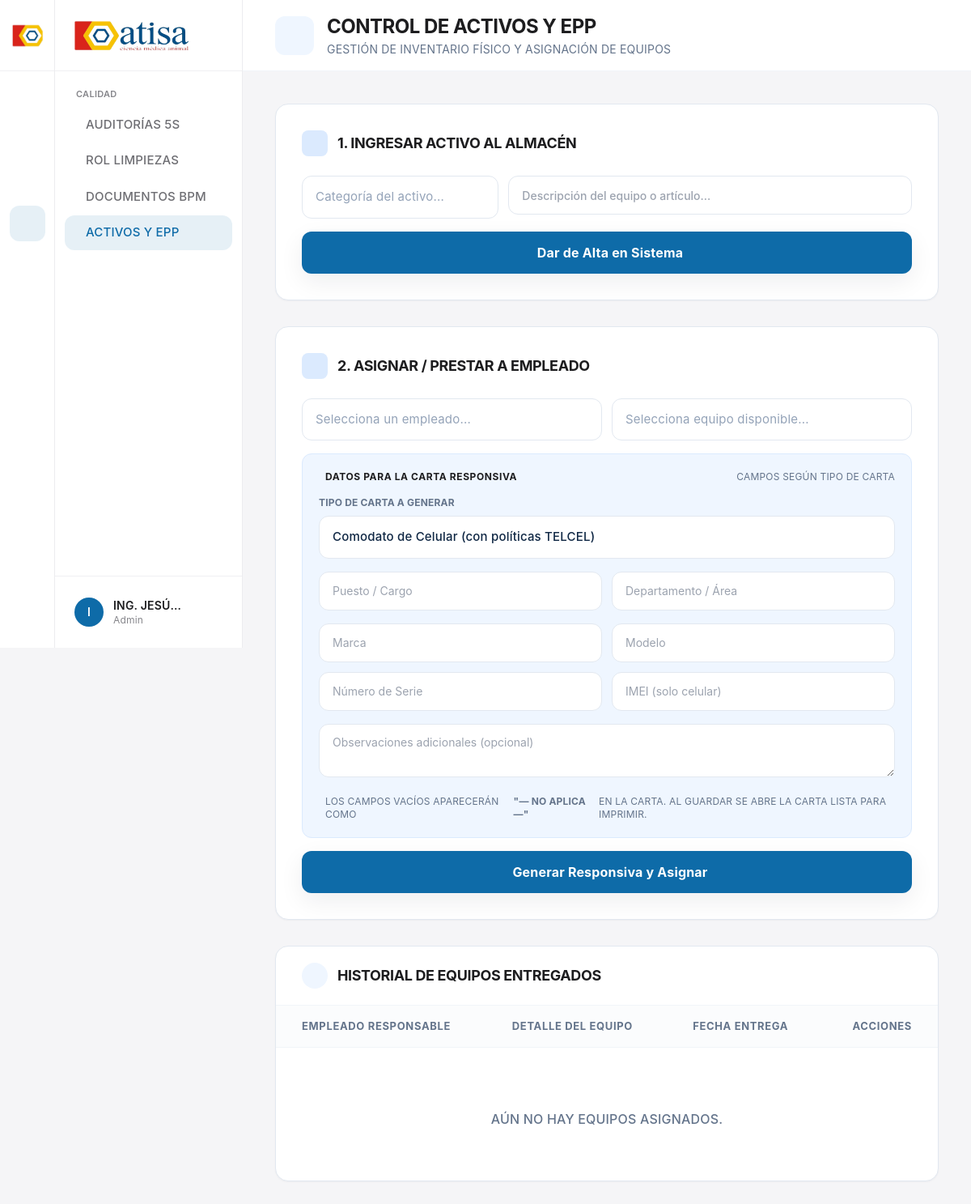
/activos (signed in), run on an earlier commit of the app's database.
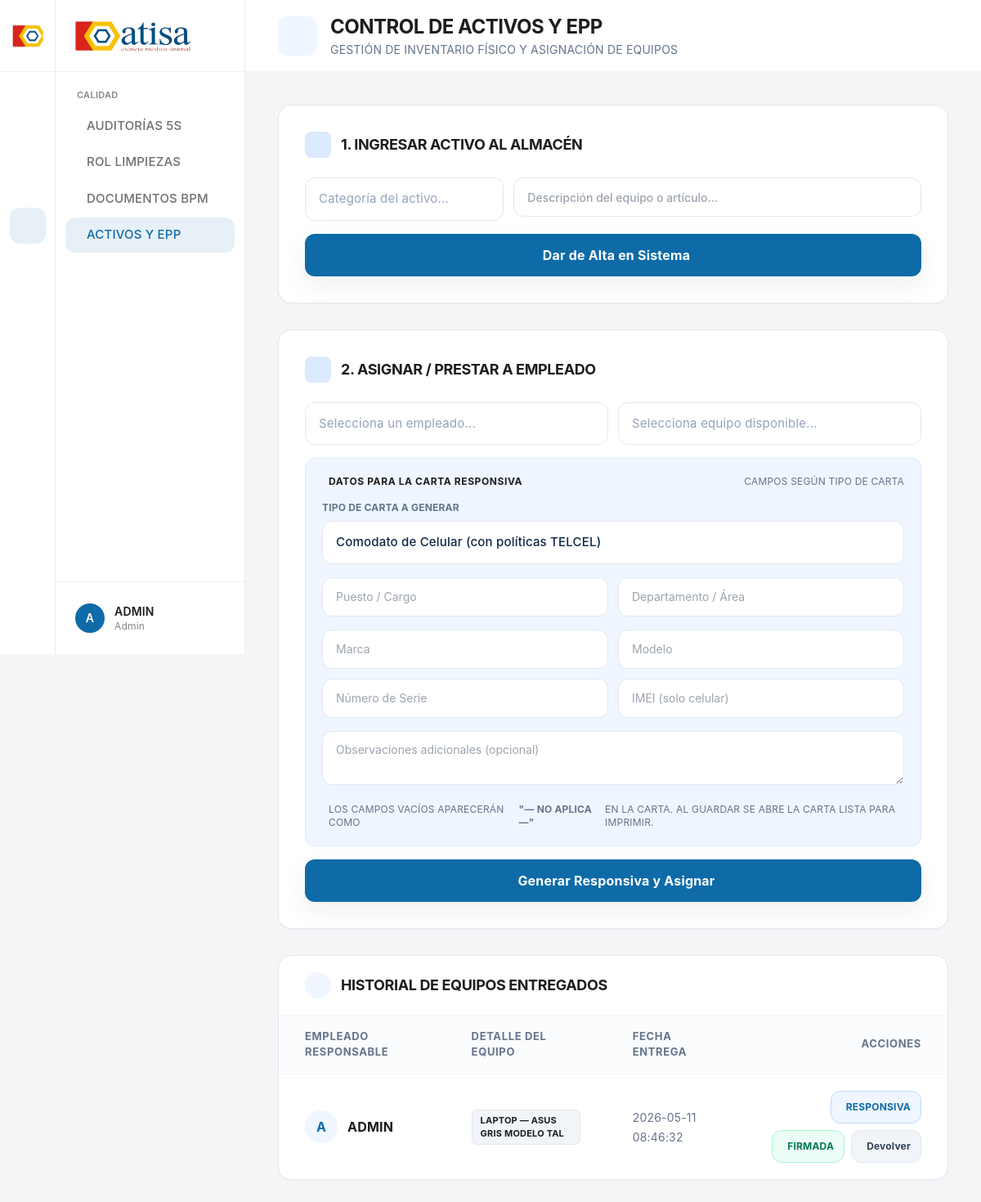
And on a later commit of the database.
### tables this page shows
CREATE TABLE usuarios (
            id INTEGER PRIMARY KEY AUTOINCREMENT,
            numero_empleado TEXT UNIQUE NOT NULL,
            nombre_completo TEXT NOT NULL,
            username TEXT UNIQUE NOT NULL,
            password_hash TEXT NOT NULL,
            rol TEXT NOT NULL,
            estatus INTEGER DEFAULT 1
        , puesto TEXT, area TEXT, cumpleanos TEXT, talla_calzado TEXT, fecha_ingreso TEXT);

CREATE TABLE asignaciones_activos (
            id INTEGER PRIMARY KEY AUTOINCREMENT,
            numero_empleado TEXT NOT NULL,
            activo_id INTEGER NOT NULL,
            fecha_prestamo DATETIME DEFAULT (datetime('now', 'localtime')),
            ruta_contrato TEXT,
            estatus TEXT DEFAULT 'Activo', puesto TEXT, area TEXT, marca TEXT, modelo TEXT, no_serie TEXT, observaciones TEXT, tipo_responsiva TEXT, firmada INTEGER DEFAULT 0, imei TEXT, placa TEXT, color TEXT, talla TEXT,
            FOREIGN KEY(numero_empleado) REFERENCES usuarios(numero_empleado),
            FOREIGN KEY(activo_id) REFERENCES inventario_activos(id)
        );

CREATE TABLE inventario_activos (
            id INTEGER PRIMARY KEY AUTOINCREMENT,
            categoria TEXT NOT NULL,
            descripcion TEXT NOT NULL,
            estatus TEXT DEFAULT 'Disponible'
        );

### erp.py (the view)
@app.route('/activos')
@login_required
@requiere_modulo('activos')
def activos():
    conn = get_db_connection()
    inventario = conn.execute('SELECT * FROM inventario_activos').fetchall()
    asignaciones = conn.execute('''
        SELECT a.id, u.nombre_completo, i.categoria, i.descripcion,
               a.fecha_prestamo, a.ruta_contrato, a.firmada, a.tipo_responsiva,
               a.puesto, a.area
        FROM asignaciones_activos a
        JOIN usuarios u ON a.numero_empleado = u.numero_empleado
        JOIN inventario_activos i ON a.activo_id = i.id
        WHERE a.estatus = 'Activo'
        ORDER BY a.id DESC
    ''').fetchall()
    empleados = conn.execute("SELECT * FROM usuarios WHERE estatus = 1 ORDER BY nombre_completo").fetchall()
    conn.close()
    return render_page('activos.html', inventario=inventario, asignaciones=asignaciones, empleados=empleados)

### erp.py (called while the page is built)
def render_page(template, **context):
    layout = '_partial.html' if request.headers.get('HX-Request') else 'base.html'
    return render_template(template, _layout=layout, **context)

def construir_nav(rol):
    arbol = []
    for d in NAV_DEPARTAMENTOS:
        mods = [m for m in d['modulos'] if rol in PERMISOS.get(m[0][1:], [])]
        es_roadmap = len(d['modulos']) == 0
        if mods or (es_roadmap and rol == 'admin'):
            arbol.append({**d, 'modulos_visibles': mods, 'es_roadmap': es_roadmap})
    return arbol

@app.context_processor
def inject_globals():
    return {
        'EMPRESA_NOMBRE': EMPRESA_NOMBRE,
        'EMPRESA_CIUDAD': EMPRESA_CIUDAD,
        'tailwind_estatico': os.path.exists(os.path.join(app.static_folder, 'css', 'tailwind.css')),
        'permisos': PERMISOS,
        'nav_visible': construir_nav(session.get('rol')),
    }

@app.teardown_appcontext
def _cerrar_conexiones_db(exc):
    conns = g.pop('_db_conns', None)
    if conns:
        for c in conns:
            try:
                c.close()
            except Exception:
                pass

### templates/activos.html (shortened to what the changed rows need)
{% extends _layout|default("base.html") %}
{% block content %}
<div class="flex flex-col min-h-screen bg-[#f5f5f7]">
    <header class="bg-white border-b border-slate-100 px-10 h-[88px] flex items-center justify-between sticky top-0 z-40">
        <div class="flex items-center gap-4">
            <div>
                <h1 class="text-[#1d1d1f] text-2xl font-bold">Control de Activos y EPP</h1>
            </div>
        </div>
    </header>
    <div class="flex-1 p-10 space-y-8">
        <div class="grid grid-cols-1 xl:grid-cols-2 gap-8">
            <div class="bg-white p-8 rounded-2xl shadow-sm border border-slate-200">
                <div class="flex items-center gap-3 mb-6">
                    <h2 class="text-lg font-bold text-[#1d1d1f]">1. Ingresar Activo al Almacén</h2>
                </div>
            </div>
            <div class="bg-white p-8 rounded-2xl shadow-sm border border-slate-200">
                <div class="flex items-center gap-3 mb-6">
                    <h2 class="text-lg font-bold text-[#1d1d1f]">2. Asignar / Prestar a Empleado</h2>
                </div>
            </div>
        </div>
        <div class="bg-white rounded-2xl shadow-sm border border-slate-200 overflow-hidden">
            <div class="overflow-x-auto">
                <table class="w-full text-left">
                    <thead class="bg-slate-50/50 border-b border-slate-100">
                        <tr>
                            <th class="px-8 py-4 text-slate-500 text-[13px] font-bold uppercase tracking-wider">Empleado Responsable</th>
                            <th class="px-8 py-4 text-slate-500 text-[13px] font-bold uppercase tracking-wider">Detalle del Equipo</th>
                            <th class="px-8 py-4 text-slate-500 text-[13px] font-bold uppercase tracking-wider">Fecha Entrega</th>
                            <th class="px-8 py-4 text-slate-500 text-[13px] font-bold uppercase tracking-wider text-right">Acciones</th>
                        </tr>
                    </thead>
                    <tbody class="divide-y divide-slate-100">
                        {% for asig in asignaciones %}
                        <tr class="hover:bg-slate-50 transition-colors group">
                            <td class="px-8 py-5">
                                <div class="flex items-center gap-3">
                                    <div class="w-10 h-10 rounded-full bg-blue-50 flex items-center justify-center text-[#0e6ba8] font-bold">
                                        {{ asig.nombre_completo[:1] }}
                                    </div>
                                    <span class="font-bold text-[#1d1d1f]">{{ asig.nombre_completo }}</span>
                                </div>
                            </td>
                            <td class="px-8 py-5">
                                <span class="inline-flex items-center gap-1 text-[11px] font-bold px-2.5 py-1 rounded-md bg-slate-100 text-[#1d1d1f] border border-slate-200">
                                    {{ asig.categoria }} — {{ asig.descripcion }}
                                </span>
                            </td>
                            <td class="px-8 py-5">
                                <span class="text-sm text-slate-500">{{ asig.fecha_prestamo }}</span>
                            </td>
                            <td class="px-8 py-5">
                                <div class="flex items-center justify-end gap-2 flex-wrap">
                                    <a href="/responsiva/{{ asig.id }}" target="_blank" title="Ver / imprimir responsiva"
                                       class="inline-flex items-center gap-1.5 px-3 h-10 rounded-xl bg-blue-50 border border-blue-200 text-[#0e6ba8] text-xs font-bold hover:bg-[#0e6ba8]/10 transition-all">
                                         Responsiva
                                    </a>
                                    {% if asig.firmada and asig.ruta_contrato %}
                                    <a href="/ver_contrato/{{ asig.id }}" target="_blank" title="Ver responsiva firmada"
                                       class="inline-flex items-center gap-1.5 px-3 h-10 rounded-xl bg-emerald-50 border border-emerald-200 text-emerald-700 text-xs font-bold hover:bg-emerald-100 transition-all">
                                         Firmada
                                    </a>
                                    {% endif %}
                                    <form action="/devolver_activo" method="POST" onsubmit="return confirm('¿Confirmar devolución de este activo?');" class="inline">
                                        <button type="submit" title="Marcar como devuelto"
                                                class="inline-flex items-center gap-1.5 px-3 h-10 rounded-xl bg-slate-100 border border-slate-200 text-slate-700 text-xs font-bold hover:bg-slate-200 transition-all">
                                             Devolver
                                        </button>
                                    </form>
                                </div>
                            </td>
                        </tr>
                        {% else %}
                        <tr>
                            <td colspan="4" class="px-8 py-16 text-center">
                                <p class="text-slate-500 font-medium">Aún no hay equipos asignados.</p>
                            </td>
                        </tr>
                        {% endfor %}
                    </tbody>
                </table>
            </div>
        </div>
    </div>
</div>
{% endblock %}

### templates/base.html (shortened to what the changed rows need)
<!DOCTYPE html>
<html lang="es">
<head>
    <link rel="stylesheet" href="{{ url_for('static', filename='css/remixicon.min.css') }}">
    <link rel="stylesheet" href="{{ url_for('static', filename='css/estilos.css') }}">
    <link rel="stylesheet" href="{{ url_for('static', filename='css/all.min.css') }}">
    <link rel="stylesheet" href="{{ url_for('static', filename='css/select-pro.css') }}">
    {% if tailwind_estatico %}
    <link rel="stylesheet" href="{{ url_for('static', filename='css/tailwind.css') }}">
    {% else %}
    <script src="{{ url_for('static', filename='js/tailwind.js') }}"></script>
    {% endif %}
</head>
<body hx-boost="true" hx-ext="preload" hx-target="#content">
    <div id="root">
        <div class="flex min-h-screen bg-[#f5f5f7]">
            {% set _ns = namespace(activo='') %}
            {% for d in nav_visible %}
                {% for ruta, txt, icono, match in d.modulos_visibles %}
                    {% if _ns.activo == '' and (ruta == request.path or (match and request.path.startswith(match))) %}{% set _ns.activo = d.key %}{% endif %}
                {% endfor %}
            {% endfor %}
            {% if _ns.activo == '' and nav_visible %}{% set _ns.activo = nav_visible[0].key %}{% endif %}
            <aside class="fixed left-0 top-0 h-screen w-[300px] flex z-50 select-none">
                <div class="flex-1 min-w-0 bg-white border-r border-[#ececef] flex flex-col">
                    <nav class="flex-1 px-3 py-5 overflow-y-auto">
                        {% for d in nav_visible %}
                        <div data-panel="{{ d.key }}" class="dept-panel {% if d.key != _ns.activo %}hidden{% endif %}">
                            <p class="px-3.5 mb-2 text-[11px] font-semibold uppercase tracking-wide text-[#86868b]">{{ d.nombre }}</p>
                            <div class="space-y-0.5">
                                {% for ruta, txt, icono, match in d.modulos_visibles %}
                                <a href="{{ ruta }}"
                                   data-nav data-match="{{ match }}"
                                   hx-get="{{ ruta }}" hx-target="#content" hx-swap="innerHTML show:window:top"
                                   hx-push-url="true" hx-indicator="#barra-progreso, #content"
                                   preload="mouseover"
                                   class="nav-link w-full flex items-center gap-3 px-3.5 py-2.5 rounded-xl text-[15px] font-medium text-[#6e6e73] hover:bg-[#f3f3f5] hover:text-[#1d1d1f] transition-colors duration-150 whitespace-nowrap">
                                    <span>{{ txt }}</span>
                                </a>
                                {% endfor %}
                            </div>
                        </div>
                        {% endfor %}
                    </nav>
                    <div class="px-3 py-4 border-t border-[#f0f0f3]">
                        <div class="flex items-center gap-3 px-3 py-2.5 rounded-xl hover:bg-[#f3f3f5] transition-colors">
                            <div class="w-9 h-9 flex items-center justify-center rounded-full bg-[#0e6ba8] text-white font-semibold text-sm shrink-0 uppercase">
                                {{ (session.get('nombre') or 'U')[:1] }}
                            </div>
                            <div class="flex-1 min-w-0">
                                <p class="text-[#1d1d1f] text-sm font-semibold truncate">{{ session.get('nombre', 'Usuario') }}</p>
                                <p class="text-[#86868b] text-xs truncate capitalize">{{ session.get('rol', 'Colaborador') }}</p>
                            </div>
                            <a href="/logout" hx-boost="false" class="w-8 h-8 flex items-center justify-center text-[#86868b] hover:text-rose-500 transition-colors cursor-pointer" title="Cerrar sesión">
                            </a>
                        </div>
                    </div>
                </div>
            </aside>
            <main class="flex-1 ml-[300px] flex flex-col min-h-screen">
                <div id="content">
                    {% block content %}{% endblock %}
                </div>
            </main>
        </div>
    </div>
</body>
</html>

What changed in the data, as far as the page shows it:
changed usuarios "Admin": nombre_completo "I" → "A"; get "ING. JESÚ…" → "ADMIN"
added asignaciones_activos: nombre_completo "A", nombre_completo "ADMIN", categoria "LAPTOP", descripcion "ASUS GRIS MODELO TAL", fecha_prestamo "2026-05-11 08:46:32"
Also different on the page:
text no longer shown: "AÚN NO HAY EQUIPOS ASIGNADOS."
